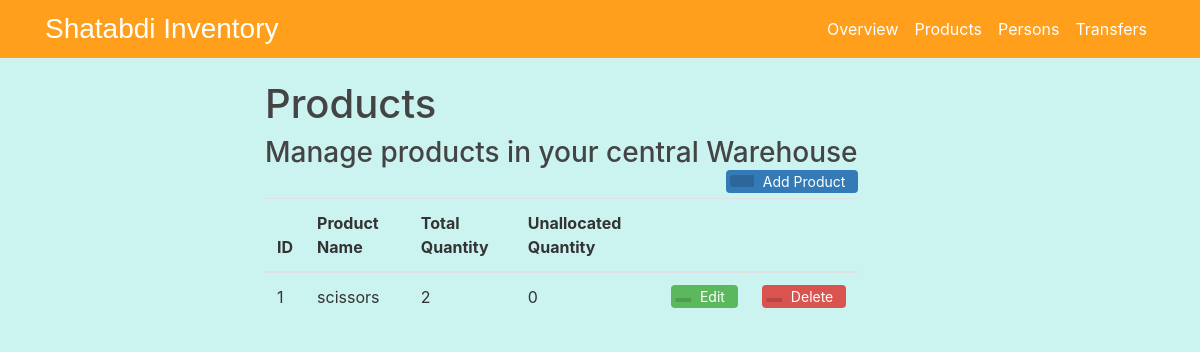
Page /Product on the earlier database version.
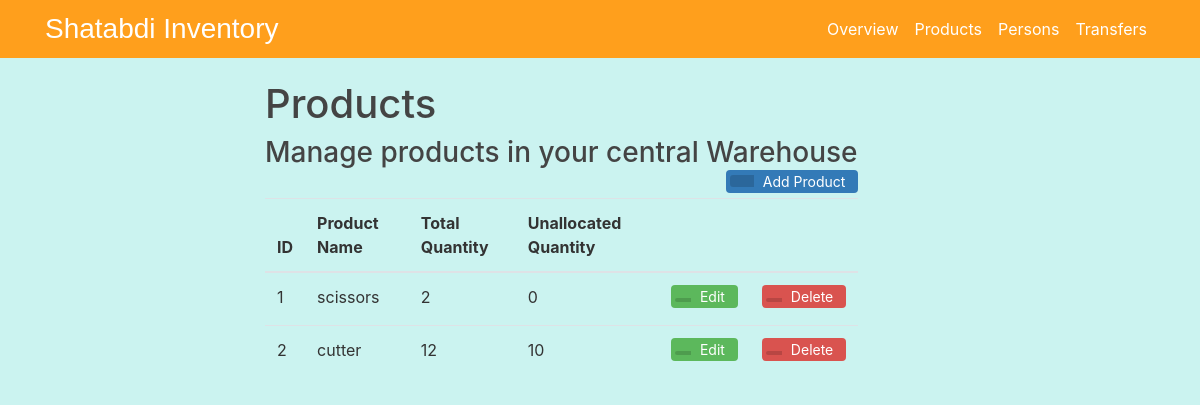
Same page on the later database version.
### flaskinventory/models.py (models this page shows, shortened)
class Product(db.Model):
    prod_id = db.Column(db.Integer, primary_key= True)
    prod_name = db.Column(db.String(20), nullable = False)
    prod_name = db.Column(db.String(20),unique = True ,nullable = False)
    prod_tqty = db.Column(db.Integer, nullable = False)
    prod_qty = db.Column(db.Integer, nullable = False)

### flaskinventory/routes.py (the view, shortened to what this page needs)
@app.route("/Product", methods = ['GET','POST'])
def product():
    form = addproduct()
    eform = editproduct()
    details = Product.query.all()
    exists = bool(Product.query.all())
    if exists== False and request.method == 'GET' :
            flash(f'Add products to view','info')
    return render_template('product.html',title = 'Products',eform=eform,form = form,details=details)

### flaskinventory/templates/product.html (shortened to what this page needs)
{% extends "overview.html" %}
{% block content %}
<div class="container">
<h1>Products</h1>
<div >
  <h3 style="display: inline-block;margin:0;"> Manage products in your central Warehouse</h3>
  <button type="button" class="btn btn-add" data-toggle="modal" data-target="#exampleModal">
   <span class="btn-icon-add"></span>Add Product</button>
</div>
<table class="table table-hover">
<thead>
 <tr>
   <th>ID</th>
   <th>Product Name</th>
   <th>Total Quantity</th>
   <th>Unallocated Quantity</th>
   <th></th>
   <th></th>
 </tr>
</thead>
<tbody>
  {% for d in details %}
  <tr>
   <td>{{d.prod_id}}</td>
   <td>{{d.prod_name}}</td>
   <td>{{d.prod_tqty}}</td>
   <td>{{d.prod_qty}}</td>
   <td>
       <button type="button" class="btn btn-edit" data-toggle="modal" data-target = "#edit{{d.prod_id}}" >
       <span class="btn-icon"></span>Edit</button>
   </td>
   <td>
      <a href="{{ url_for('delete', p_id = d.prod_id,type ='product') }}">
       <button type="button" class="btn btn-delete">
       <span class="btn-icon"></span>Delete</button></a>
   </td>
 </tr>
{%endfor%}
</tbody>
</table>
{% endblock content %}

Differences in the rows shown:
added Product: prod_id "2", prod_name "cutter", prod_tqty "12", prod_qty "10"
